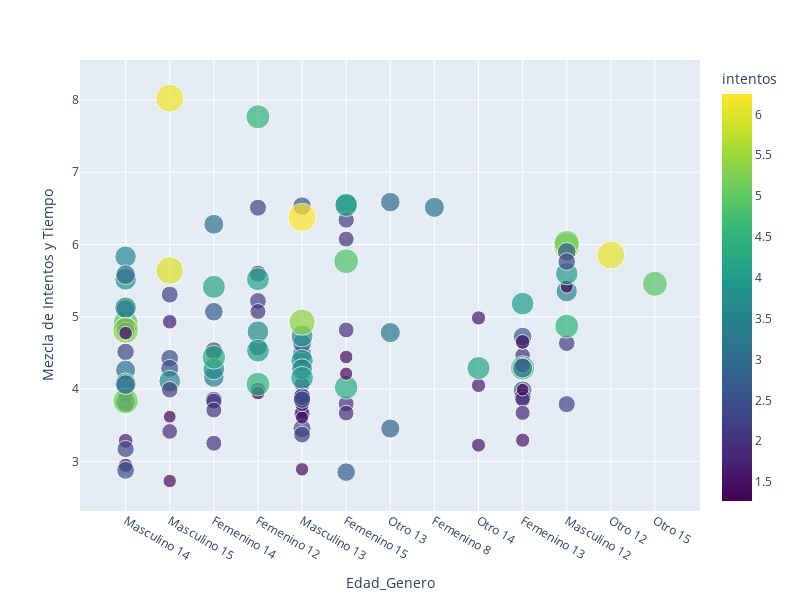

The notebook cell saved with this chart:
### Code cell
# Crear gráfica 2D
fig = px.scatter(df, x='edad_genero', y='mezcla_intentos_tiempo', color='intentos', size='intentos',
                 opacity=0.7, color_continuous_scale='viridis')

# Configurar layout
fig.update_layout(xaxis_title='Edad_Genero', yaxis_title='Mezcla de Intentos y Tiempo', width=800, height=600)

# Mostrar gráfica
fig.show()

### Figure 1 — Plotly figure (JSON) as saved in the notebook; plotly's stock layout.template omitted (floating-point values rounded to 4 significant figures)
{"data": [{"hovertemplate": "edad_genero=%{x}<br>mezcla_intentos_tiempo=%{y}<br>intentos=%{marker.color}<extra></extra>", "legendgroup": "", "marker": {"color": [3.65, 2.25, 1.886, 2.423, 2.043, 2.278, 2.95, 1.893, 2.7, 3, 2.636, 1.516, 3.167, 1.586, 1.889, 2.739, 4.95, 2.286, 5.556, 2.385, 1.714, 3.136, 2.037, 2, 2.72, 1.913, 2.167, 1.571, 1.4, 4.176, 4.35, 2.04, 2.478, 4.667, 3.2, 2.684, 3.143, 1.667, 2.684, 2.217, 3.571, 1.864, 2.318, 4.5, 3.55, 2.429, 3.353, 2, 4.045, 3.125, 1.786, 2.864, 2, 1.556, 1.52, 1.958, 1.593, 4.476, 2.737, 3.682, 1.4, 1.44, 4.833, 2.486, 5.053, 3.8, 1.69, 3.704, 4.083, 2.25, 2.583, 1.815, 1.321, 2.316, 2.591, 3.957, 1.533, 2.45, 2.2, 1.276, 2.296, 2.737, 1.909, 3.607, 6.25, 2, 3.933, 6.071, 4.538, 1.333, 1.368, 3.632, 4.368, 2.45, 2.56, 2.737, 5.333, 3.391, 3.714, 5.4, 5.172, 4.19, 3.667, 3.13, 1.593, 2, 1.269, 3.045, 1.926, 6, 2.37, 1.455, 2.111, 2.16, 2.727, 4.083, 4.105, 6.167, 4.136, 4.933, 1.696, 1.926, 3.043, 2], "coloraxis": "coloraxis", "opacity": 0.7, "size": [3.65, 2.25, 1.886, 2.423, 2.043, 2.278, 2.95, 1.893, 2.7, 3, 2.636, 1.516, 3.167, 1.586, 1.889, 2.739, 4.95, 2.286, 5.556, 2.385, 1.714, 3.136, 2.037, 2, 2.72, 1.913, 2.167, 1.571, 1.4, 4.176, 4.35, 2.04, 2.478, 4.667, 3.2, 2.684, 3.143, 1.667, 2.684, 2.217, 3.571, 1.864, 2.318, 4.5, 3.55, 2.429, 3.353, 2, 4.045, 3.125, 1.786, 2.864, 2, 1.556, 1.52, 1.958, 1.593, 4.476, 2.737, 3.682, 1.4, 1.44, 4.833, 2.486, 5.053, 3.8, 1.69, 3.704, 4.083, 2.25, 2.583, 1.815, 1.321, 2.316, 2.591, 3.957, 1.533, 2.45, 2.2, 1.276, 2.296, 2.737, 1.909, 3.607, 6.25, 2, 3.933, 6.071, 4.538, 1.333, 1.368, 3.632, 4.368, 2.45, 2.56, 2.737, 5.333, 3.391, 3.714, 5.4, 5.172, 4.19, 3.667, 3.13, 1.593, 2, 1.269, 3.045, 1.926, 6, 2.37, 1.455, 2.111, 2.16, 2.727, 4.083, 4.105, 6.167, 4.136, 4.933, 1.696, 1.926, 3.043, 2], "sizemode": "area", "sizeref": 0.01562, "symbol": "circle"}, "mode": "markers", "name": "", "orientation": "v", "showlegend": false, "type": "scatter", "x": ["Masculino 14", "Masculino 15", "Masculino 14", "Femenino 14", "Femenino 14", "Femenino 12", "Masculino 13", "Masculino 14", "Femenino 15", "Otro 13", "Femenino 12", "Masculino 13", "Femenino 8", "Otro 14", "Femenino 13", "Femenino 13", "Masculino 14", "Femenino 13", "Masculino 12", "Masculino 14", "Masculino 14", "Masculino 14", "Femenino 12", "Femenino 15", "Masculino 13", "Masculino 13", "Masculino 12", "Masculino 14", "Masculino 13", "Femenino 14", "Femenino 15", "Masculino 13", "Femenino 14", "Femenino 13", "Otro 13", "Masculino 13", "Masculino 14", "Masculino 15", "Masculino 14", "Femenino 12", "Masculino 14", "Femenino 13", "Masculino 14", "Masculino 12", "Masculino 12", "Masculino 15", "Femenino 14", "Femenino 14", "Femenino 13", "Femenino 14", "Femenino 13", "Otro 13", "Femenino 15", "Femenino 13", "Femenino 12", "Femenino 15", "Otro 14", "Femenino 12", "Masculino 14", "Femenino 12", "Masculino 15", "Femenino 15", "Femenino 15", "Masculino 14", "Masculino 12", "Masculino 13", "Masculino 13", "Femenino 14", "Femenino 12", "Masculino 13", "Masculino 13", "Masculino 13", "Masculino 12", "Femenino 12", "Masculino 14", "Masculino 13", "Otro 14", "Masculino 13", "Masculino 13", "Masculino 15", "Masculino 12", "Masculino 12", "Femenino 13", "Masculino 14", "Masculino 13", "Femenino 12", "Masculino 12", "Otro 12", "Femenino 12", "Masculino 13", "Femenino 15", "Masculino 14", "Femenino 14", "Masculino 12", "Masculino 15", "Femenino 13", "Masculino 14", "Masculino 13", "Femenino 15", "Masculino 13", "Masculino 14", "Otro 14", "Masculino 15", "Femenino 13", "Femenino 13", "Femenino 14", "Femenino 13", "Masculino 14", "Masculino 15", "Masculino 15", "Masculino 13", "Masculino 14", "Femenino 15", "Masculino 15", "Femenino 14", "Masculino 13", "Femenino 15", "Masculino 15", "Femenino 12", "Otro 15", "Femenino 13", "Femenino 15", "Masculino 14", "Femenino 14"], "xaxis": "x", "y": [5.519, 5.307, 3.776, 3.848, 4.498, 6.51, 4.478, 3.906, 2.85, 6.587, 4.585, 3.7, 6.514, 4.05, 4.465, 3.983, 4.913, 3.892, 5.975, 4.514, 3.284, 4.262, 3.982, 3.795, 4.63, 4.061, 4.635, 2.944, 2.889, 5.414, 4.024, 3.659, 4.531, 4.292, 4.782, 6.532, 3.822, 4.931, 5.108, 5.219, 5.832, 3.859, 3.17, 4.871, 5.354, 4.427, 4.166, 3.833, 5.182, 6.28, 3.671, 3.453, 6.075, 4.649, 3.947, 4.818, 4.984, 4.068, 4.869, 4.794, 2.728, 4.444, 5.769, 2.875, 6.02, 4.735, 3.789, 4.278, 4.531, 3.894, 3.453, 3.91, 5.416, 5.596, 4.801, 4.393, 3.223, 3.891, 3.369, 3.617, 3.791, 5.898, 4.33, 4.072, 6.375, 5.073, 5.597, 5.854, 7.768, 3.605, 4.212, 5.126, 4.44, 5.763, 4.286, 4.726, 4.812, 4.274, 6.558, 4.926, 3.835, 4.29, 4.109, 4.29, 3.292, 3.25, 3.991, 4.061, 3.413, 5.64, 3.854, 4.774, 6.34, 3.99, 5.07, 4.156, 6.547, 8.025, 5.521, 5.456, 4.653, 3.667, 5.582, 3.709], "yaxis": "y"}], "layout": {"coloraxis": {"colorbar": {"title": {"text": "intentos"}}, "colorscale": [[0, "#440154"], [0.1111, "#482878"], [0.2222, "#3e4989"], [0.3333, "#31688e"], [0.4444, "#26828e"], [0.5556, "#1f9e89"], [0.6667, "#35b779"], [0.7778, "#6ece58"], [0.8889, "#b5de2b"], [1, "#fde725"]]}, "height": 600, "legend": {"itemsizing": "constant", "tracegroupgap": 0}, "margin": {"t": 60}, "width": 800, "xaxis": {"anchor": "y", "domain": [0, 1], "title": {"text": "Edad_Genero"}}, "yaxis": {"anchor": "x", "domain": [0, 1], "title": {"text": "Mezcla de Intentos y Tiempo"}}}}
